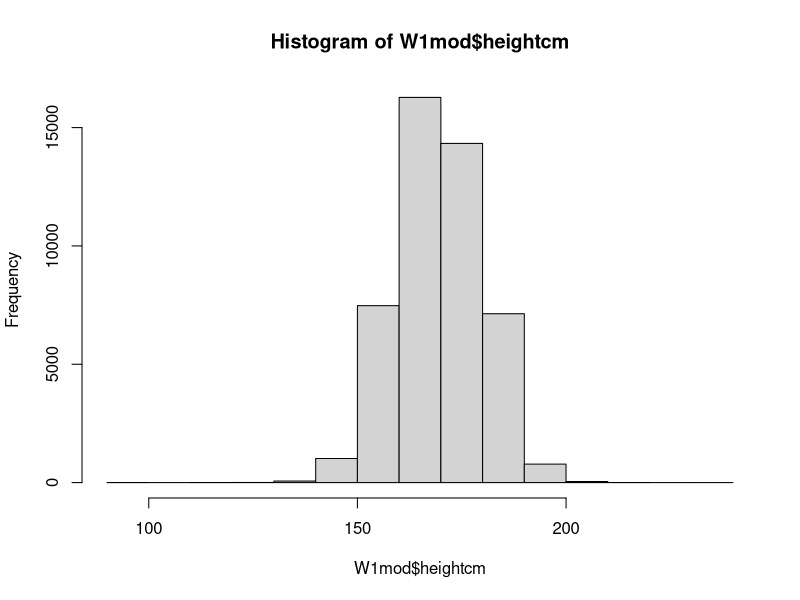
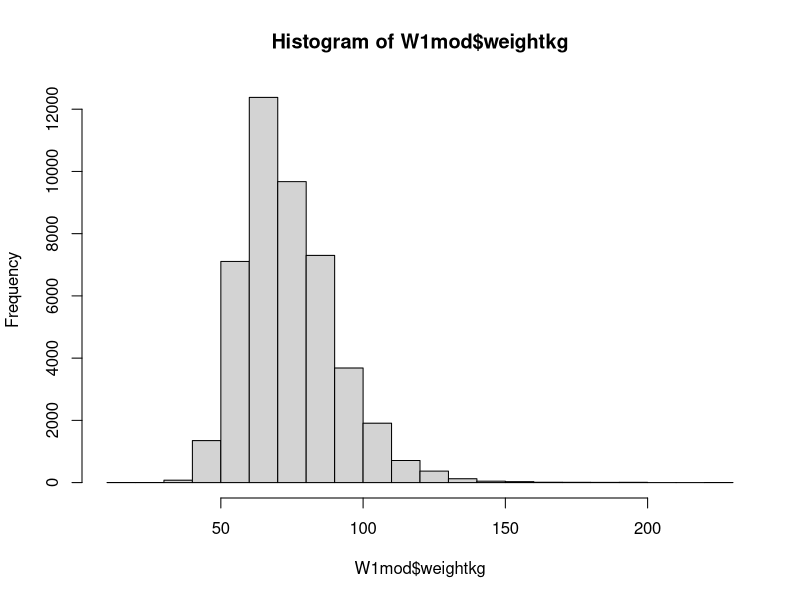
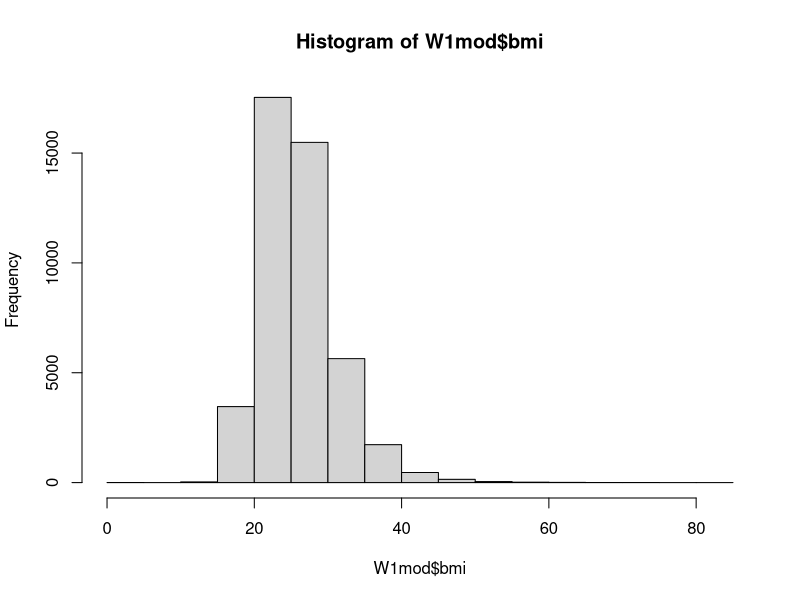

R code for these plots, in order:
# 2 Feb 2018

# W1 is a data frame from the Understanding Society wave 1 with only a few selected variables

library(tidyverse)

# 1. Read W1 into R (it's a csv file). Explore the contents of the data using the data dictionary.

W1 <- read_csv("exData/W1.csv")
head(W1, 5)

# 2. What is a pipe operator (%>%) and how to use it

# %>%

table(W1$a_vote1)
prop.table(table(W1$a_vote1))

W1$a_vote1 %>%
  table() %>%
  prop.table()

# 3. Selecting variables: select()
# Exercise: only select the variables for id and measures of weight and height and save the result
# as a new data frame.

new <- W1 %>%
  select(pidp, a_hlht:a_hlwtk)
head(new)

# How can we do this in base R?
new2 <- subset(W1, select = c("pidp", "a_hlht"))
names(W1)

new3 <- W1[, c(1, 6:13)]

# 4. Selecting cases: filter()
# a) Select only women aged 18 to 25

W1 %>%
  filter(a_sex == 2 & a_dvage >= 18 & a_dvage <=25) %>%
  head(5)

# b) select only people born in Wales or Northern Ireland and aged over 40

W1 %>%
  filter((a_ukborn == 3 | a_ukborn == 4) & a_dvage > 40) %>%
  head(2)

# 5. Creating new variables: mutate()
# a) create a new dummy variable that takes a value 1 if a person was born in Scotland
# and 0 otherwise

new4 <- W1 %>%
  mutate(scotland = ifelse(a_ukborn == 2, 1, 0))
table(new4$scotland, new4$a_ukborn)

# More complicated case: create two (cleaned) variables for people's height in cm
# and weight in kg. (You can use dplyr or base R).
? if_else
? ifelse

# Create a variable for body mass index.

# 1 feet = 30.48cm
# 1 inch = 2.54cm
# 
# 1 stone = 6.35029318 kg
# 1 pound = 0.45359237 kg

# bmi = kg / m^2

W1mod <- W1 %>%
  mutate(heightcm = ifelse(a_hlht == 1 & a_hlhtf > 0, 
                           a_hlhtf*30.48 + a_hlhti*2.54,
                           ifelse(a_hlht == 2 & a_hlhtc > 0, 
                                  a_hlhtc, NA))) %>%
  mutate(weightkg = ifelse(a_hlwt == 1 & a_hlwts > 0, 
                           a_hlwts*6.35 + a_hlwtp*0.45,
                           ifelse(a_hlwt == 2 & a_hlwtk > 0, 
                                  a_hlwtk, NA))) %>%
  mutate(bmi = weightkg / (heightcm / 100)^2)

hist(W1mod$heightcm)
hist(W1mod$weightkg)
hist(W1mod$bmi)


# 6. Sorting cases: arrange()
# a) Arrange cases in the descending order by age

W1 %>%
  arrange(desc(a_dvage))

W1 %>%
  arrange(a_sex, desc(a_dvage)) %>%
  head(10)

# 7. Summarising data: summarise()

# a) Use summarise to find mean and median BMI and the proportion of people
# with BMI > 30 in the sample of people aged 25 to 55.
W1mod %>%
  filter(a_dvage >= 25 & a_dvage <= 55) %>%
  mutate(bmiover30 = ifelse(bmi > 30, 1, 0)) %>%
  summarise(
    meanBMI = mean(bmi, na.rm=TRUE), 
    medianBMI = median(bmi, na.rm=TRUE), 
    proportion = mean(bmiover30, na.rm=TRUE)
    )

# 8. Producing summary statistics by group:
# group_by() and summarise()

# Group the same by sex and age ("young": 18-35, "middle-aged": 36-55, "older": >55)
# and produce mean and median BMI and the proportion of people with BMI over 30 in each group.
# 

W1mod %>%
  mutate(bmiover30 = ifelse(bmi > 30, 1, 0)) %>%
  mutate(agegr = ifelse(a_dvage >= 18 & a_dvage <= 35, 1,
                        ifelse((a_dvage >= 36 & a_dvage <= 55), 2,
                        ifelse(a_dvage >= 56, 3, NA)))) %>%
  filter(!is.na(agegr)) %>%
  group_by(a_sex, agegr) %>%
  summarise(
    meanBMI = mean(bmi, na.rm=TRUE), 
    medianBMI = median(bmi, na.rm=TRUE), 
    proportion = mean(bmiover30, na.rm=TRUE)
  )

# Window functions in dplyr:
#   https://cran.r-project.org/web/packages/dplyr/vignettes/window-functions.html


# By Monday: read chapter 21, Iteration